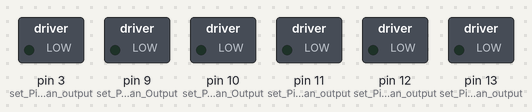
A sketch run on a simulated Arduino Uno, built with avr-gcc and run on an emulated ATmega328P. Parts: switched loads named in the sketch (green lamp = pin HIGH). Random numbers use the default seed unless the sketch sets one.

Above: at 0.1 s.
At 5.1 s:
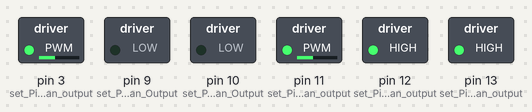
At 20.1 s:
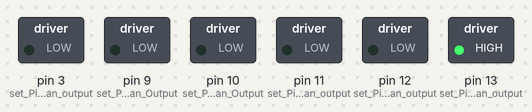
At 35.1 s:
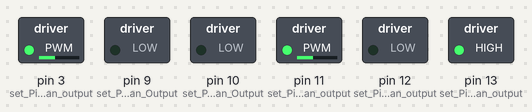
Timing chart, 0 to 36.6 s (numbered marks = the images above):
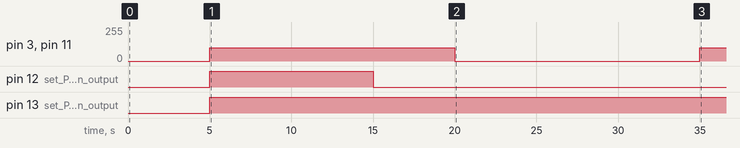

The sketch:

3_RandomActions.ino
```cpp
int randomNumber = 0;     // Global Variable for Random Number

void setup() {
  pinMode(13, OUTPUT);    // set Pin 13 as an output
  pinMode(11, OUTPUT);    // set Pin 11 as an output
  pinMode(12, OUTPUT);    // set Pin 12 as an output
  pinMode(3, OUTPUT);     // set Pin 3 as an output

  pinMode(9, OUTPUT);     // set Pin 9 as an Output
  pinMode(10, OUTPUT);    // set Pin 10 as an Output
}

// Main loop - runs repeatedly
void loop() {
  delay(5000);            // Wait for 5 seconds
  randomActions();        // Call the randomActions function
}

// Random actions function - picks a random action to execute
void randomActions(){
  int randomNumber = random(1, 8);  // Generate a random number between 1 and 7

  if (randomNumber == 1){
    forward(100);          // Move forward with speed 100
  }
  else if (randomNumber == 2){
    reverse(100);         // Move in reverse with speed 100
  }
  else if (randomNumber == 3){
    spinLeft(100);        // Spin left with speed 100
  }
  else if (randomNumber == 4){
    spinRight(100);       // Spin right with speed 100
  }
  else if (randomNumber == 5){
    forwardTurn(40, 90);  // Perform a forward turn with left speed 40 and right speed 90
  }
  else if (randomNumber == 6){
    reverseTurn(90, 40);  // Perform a reverse turn with left speed 90 and right speed 40
  }
  else if (randomNumber == 7){
    stopMotors();         // Stop the motors
  }
}

// Drive Functions
void reverseTurn(int leftspeed, int rightspeed){
  digitalWrite(13, LOW);       // Set Pin 13 to LOW, LOW = Reverse
  digitalWrite(12, LOW);       // Set Pin 12 to LOW, LOW = Reverse
  analogWrite(11, rightspeed);  // Set the right motor's speed using PWM
  analogWrite(3, leftspeed);    // Set the left motor's speed using PWM
}

void spinRight(int motorspeed) {
  digitalWrite(13, LOW);       // Set Pin 13 to HIGH, HIGH = Forward
  digitalWrite(12, HIGH);       // Set Pin 12 to LOW, LOW = Reverse
  analogWrite(11, motorspeed);  // Add Specified Speed to Pin 11 using PWM
  analogWrite(3, motorspeed);   // Add Specified Speed to Pin 3 using PWM
}

void spinLeft(int motorspeed) {
  digitalWrite(13, HIGH);       // Set Pin 13 to HIGH, HIGH = Forward
  digitalWrite(12, LOW);       // Set Pin 12 to LOW, LOW = Reverse
  analogWrite(11, motorspeed);  // Add Specified Speed to Pin 11 using PWM
  analogWrite(3, motorspeed);   // Add Specified Speed to Pin 3 using PWM
}

void forwardTurn(int leftspeed, int rightspeed){
  digitalWrite(13, HIGH);       // Set Pin 13 to HIGH, HIGH = Forward
  digitalWrite(12, HIGH);       // Set Pin 12 to HIGH, HIGH = Forward
  analogWrite(11, rightspeed);  // Set the right motor's speed using PWM
  analogWrite(3, leftspeed);    // Set the left motor's speed using PWM
}

void stopMotors(){
  // Set the motor speed to 0 to stop the motors.
  analogWrite(11, 0);
  analogWrite(3, 0);
}

void reverse(int motorspeed){
  digitalWrite(13, LOW);        // Set Pin 13 to LOW, LOW = Reverse
  digitalWrite(12, LOW);        // Set Pin 12 to LOW, LOW = Reverse
  analogWrite(11, motorspeed);  // Add Specified Speed to Pin 11 using PWM
  analogWrite(3, motorspeed);   // Add Specified Speed to Pin 3 using PWM
}

void forward(int motorspeed){
  digitalWrite(13, HIGH);       // Set Pin 13 to HIGH, HIGH = Forward
  digitalWrite(12, HIGH);       // Set Pin 12 to HIGH, HIGH = Forward
  analogWrite(11, motorspeed);  // Add Specified Speed to Pin 11 using PWM
  analogWrite(3, motorspeed);   // Add Specified Speed to Pin 3 using PWM
}
```

Measured:
- by itself, pin 3 (set_Pin_3_as_an_output), pin 11 (set_Pin_11_as_an_output): 0/255 → 100/255 at 5.0 s, → 0/255 15.0 s later, → 100/255 15.0 s later
- by itself, pin 12 (set_Pin_12_as_an_output): LOW → HIGH at 5.0 s, → LOW 10.0 s later
- by itself, pin 13 (set_Pin_13_as_an_output): LOW → HIGH at 5.0 s
